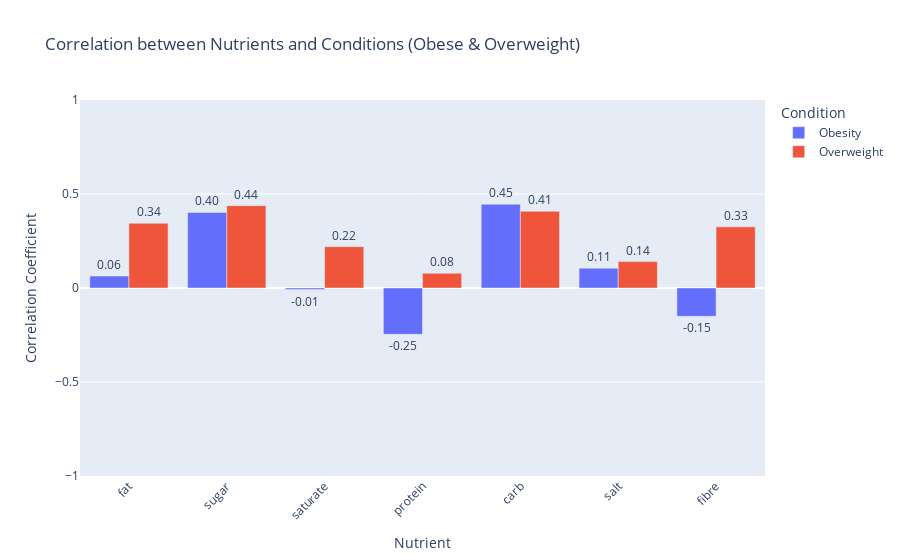

Source (notebook cell):
### Code cell
# Plotting both correlations for obesity and overweight on the same graph
long_df = correlation_nutrients_obesity_overweight.melt(id_vars='Nutrient', var_name='Condition', value_name='Correlation')

fig = px.bar(long_df, x='Nutrient', y='Correlation', color='Condition', barmode='group',
             text='Correlation',
             title='Correlation between Nutrients and Conditions (Obese & Overweight)',
             labels={'Nutrient': 'Nutrient', 'Correlation': 'Correlation Coefficient'})

fig.update_traces(texttemplate='%{text:.2f}', textposition='outside')

fig.update_layout(xaxis_tickangle=-45,
                  uniformtext_minsize=8, uniformtext_mode='hide',
                  yaxis_range=[-1,1])

fig.show()

### Figure 1 — Plotly figure (JSON) as saved in the notebook; plotly's stock layout.template omitted (floating-point values rounded to 4 significant figures)
{"data": [{"alignmentgroup": "True", "hovertemplate": "Condition=Obesity<br>Nutrient=%{x}<br>Correlation Coefficient=%{text}<extra></extra>", "legendgroup": "Obesity", "marker": {"color": "#636efa", "pattern": {"shape": ""}}, "name": "Obesity", "offsetgroup": "Obesity", "orientation": "v", "showlegend": true, "text": [0.06323, 0.4017, -0.008237, -0.2464, 0.4456, 0.1056, -0.1506], "textposition": "outside", "texttemplate": "%{text:.2f}", "type": "bar", "x": ["fat", "sugar", "saturate", "protein", "carb", "salt", "fibre"], "xaxis": "x", "y": [0.06323, 0.4017, -0.008237, -0.2464, 0.4456, 0.1056, -0.1506], "yaxis": "y"}, {"alignmentgroup": "True", "hovertemplate": "Condition=Overweight<br>Nutrient=%{x}<br>Correlation Coefficient=%{text}<extra></extra>", "legendgroup": "Overweight", "marker": {"color": "#EF553B", "pattern": {"shape": ""}}, "name": "Overweight", "offsetgroup": "Overweight", "orientation": "v", "showlegend": true, "text": [0.3443, 0.4379, 0.22, 0.07814, 0.4078, 0.1405, 0.3253], "textposition": "outside", "texttemplate": "%{text:.2f}", "type": "bar", "x": ["fat", "sugar", "saturate", "protein", "carb", "salt", "fibre"], "xaxis": "x", "y": [0.3443, 0.4379, 0.22, 0.07814, 0.4078, 0.1405, 0.3253], "yaxis": "y"}], "layout": {"barmode": "group", "legend": {"title": {"text": "Condition"}, "tracegroupgap": 0}, "title": {"text": "Correlation between Nutrients and Conditions (Obese & Overweight)"}, "uniformtext": {"minsize": 8, "mode": "hide"}, "xaxis": {"anchor": "y", "domain": [0, 1], "tickangle": -45, "title": {"text": "Nutrient"}}, "yaxis": {"anchor": "x", "domain": [0, 1], "range": [-1, 1], "title": {"text": "Correlation Coefficient"}}}}
